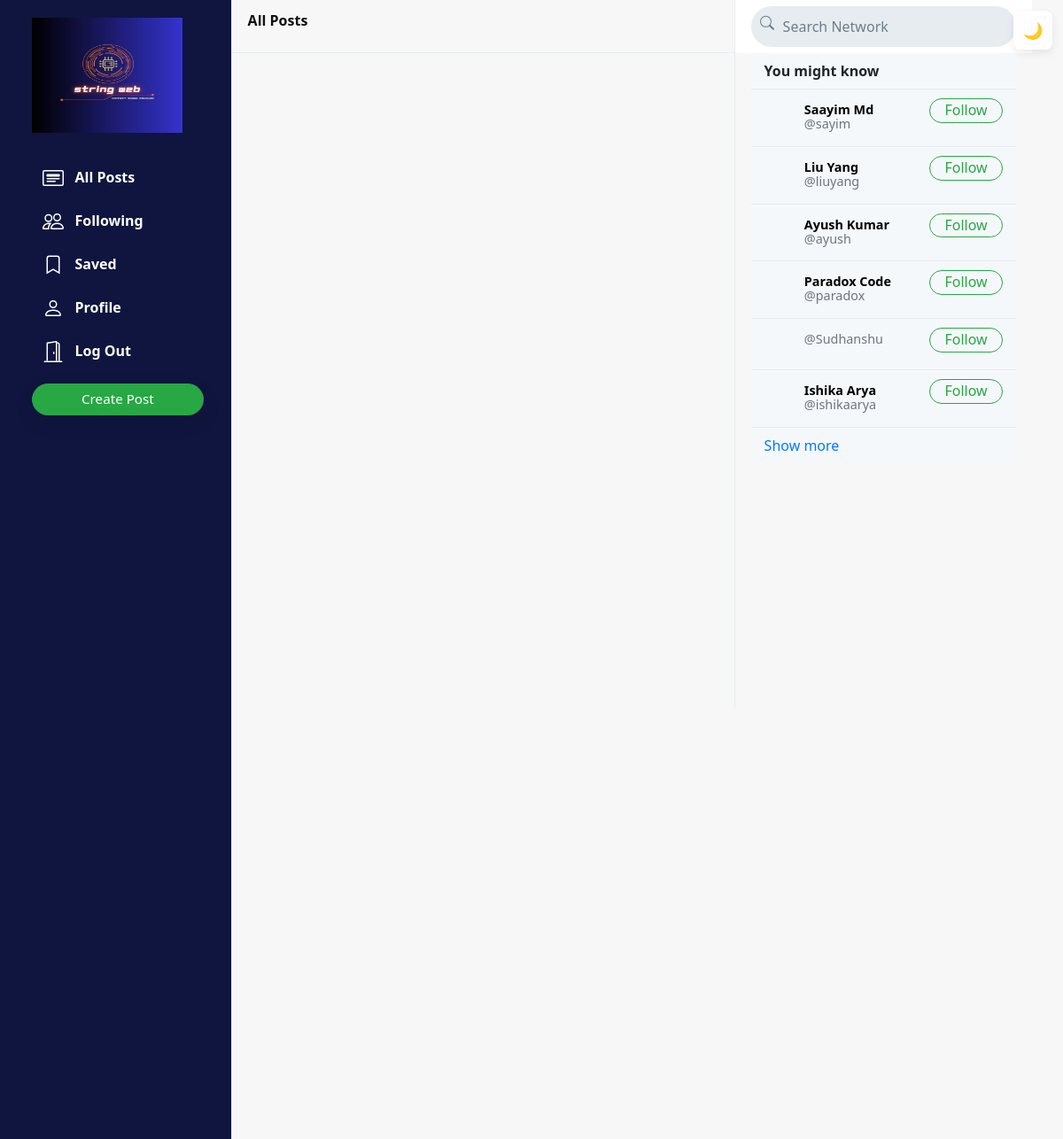
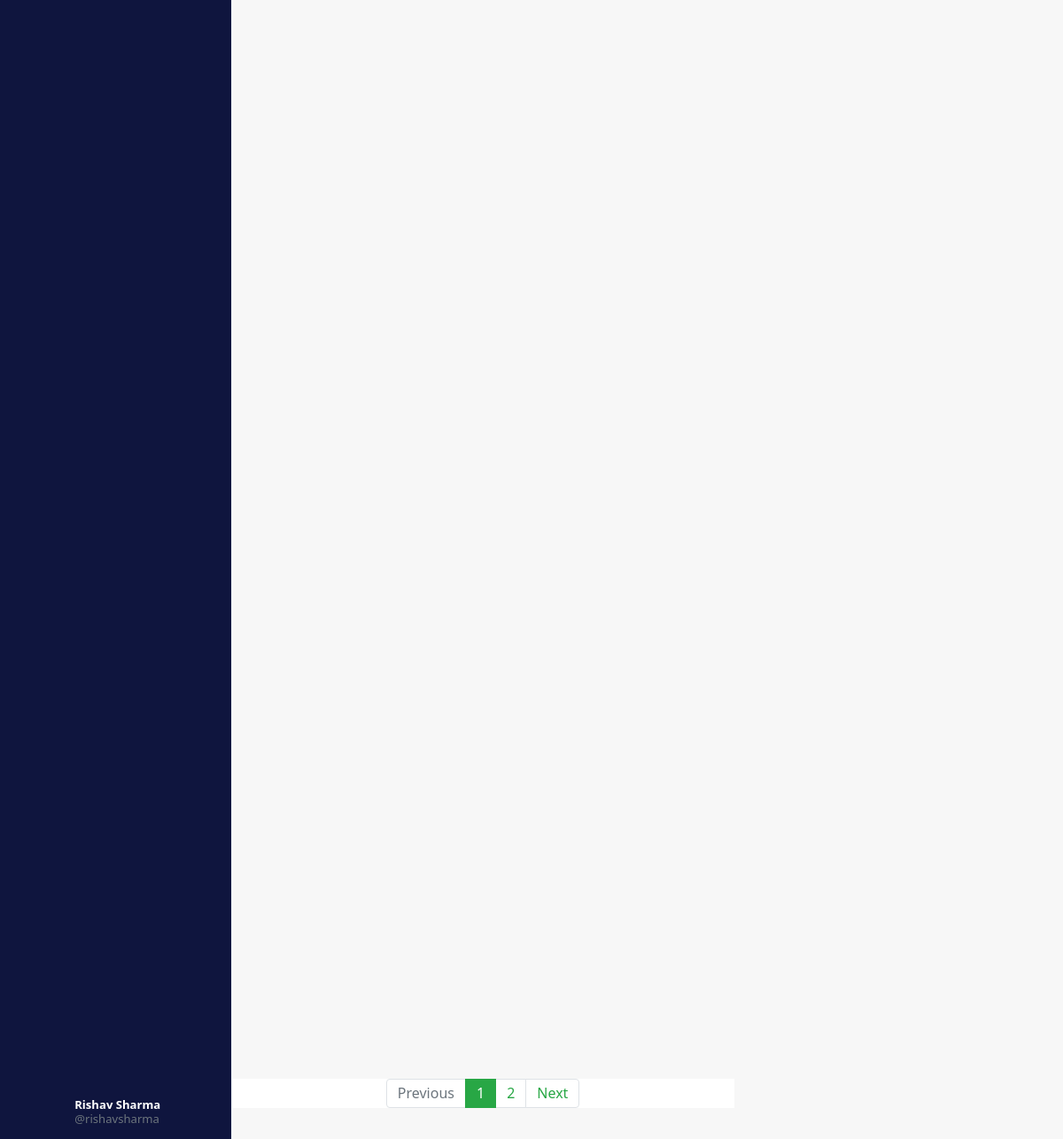
Screenshot of / (signed in) with the database file from the repository (2 pictures, top to bottom).
### network/models.py (models this page shows, shortened)
class User(AbstractUser):
    profile_pic = models.ImageField(upload_to='profile_pic/')
    bio = models.TextField(max_length=160, blank=True, null=True)
    cover = models.ImageField(upload_to='covers/', blank=True)

### network/views.py (the view)
# urls.py: path("", views.index, name="index"),
def index(request):
    all_posts = Post.objects.all().order_by('-date_created')
    paginator = Paginator(all_posts, 10)
    page_number = request.GET.get('page')
    if page_number == None:
        page_number = 1
    posts = paginator.get_page(page_number)
    followings = []
    suggestions = []
    if request.user.is_authenticated:
        followings = Follower.objects.filter(followers=request.user).values_list('user', flat=True)
        suggestions = User.objects.exclude(pk__in=followings).exclude(username=request.user.username).order_by("?")[:6]
    return render(request, "network/index.html", {
        "posts": posts,
        "suggestions": suggestions,
        "page": "all_posts",
        'profile': False
    })

### network/templates/network/index.html (shortened to what this page needs)
{% extends "network/layout.html" %}
{% load static %}
{% block body %}
    <div class="main-div">
        <div class="left-div">
            <nav class="head heading" style="background-color: var(--bg);">
                {% if page == 'all_posts' %}
                    All Posts
                {% elif page == 'following' %}
                    Following
                {% elif page == 'saved' %}
                    Saved
                {% elif page == 'profile' %}
                    Profile
                {% else %}
                    Explore
                {% endif %}
            </nav>
            <div class="left-div-content">
                <div class="posts-view">
                    <div class="main-div-content">
                        <nav aria-label="Page navigation example" class="pagination-bar">
                            <ul class="pagination justify-content-center">
                                {% if posts.has_previous %}
                                    <li class="page-item">
                                        <a class="page-link" href="?page={{ posts.previous_page_number | default:1}}" tabindex="-1" aria-disabled="true">Previous</a>
                                    </li>
                                {% else %}
                                    <li class="page-item disabled">
                                        <a class="page-link" href="" tabindex="-1" aria-disabled="true">Previous</a>
                                    </li>
                                {% endif %}
                                {% for each in posts.paginator.page_range %}
                                    {% if each == posts.number %}
                                        <li class="page-item active"><a class="page-link" href="?page={{each}}">{{each}}</a></li>
                                    {% else %}
                                        <li class="page-item"><a class="page-link" href="?page={{each}}">{{each}}</a></li>
                                    {% endif %}
                                {% endfor %}
                                {% if posts.has_next %}
                                    <li class="page-item">
                                        <a class="page-link" href="?page={{ posts.next_page_number }}">Next</a>
                                    </li>
                                {% else %}
                                    <li class="page-item disabled">
                                        <a class="page-link" href="">Next</a>
                                    </li>
                                {% endif %}
                            </ul>
                          </nav>
                    </div>
                </div>
            </div>
        </div>
    </div>
{% endblock %}

### network/templates/network/layout.html (shortened to what this page needs)
{% load static %}
<!DOCTYPE html>
<html lang="en">
    <head>
        <link rel="stylesheet" href="https://stackpath.bootstrapcdn.com/bootstrap/4.4.1/css/bootstrap.min.css">
        <link href="{% static 'network/styles.css' %}" rel="stylesheet">
    </head>
    <body>
        {% include "network/light-dark.html" %}
        <div class="body" data-page="{{page}}">
            <div class="sidenav" style="background-color: #0f153e;">
                <a href="{% url 'index' %}" class="navbar-brand">
                    <img src="{% static 'network/Images/logo2.jpg' %}" height="130px" width="170px">
                </a>
                <div style="height: 100%;">
                    <div>
                        <div>
                            <ul>
                                <li class="nav-item" id="all_posts">
                                <a href="{% url 'index' %}" class="nav-link" >
                                    <div>
                                        &nbsp;&nbsp;All Posts
                                    </div>
                                </a>
                                </li>
                                {% if user.is_authenticated %}
                                    <li class="nav-item" id="following">
                                        <a href="{% url 'following' %}" class="nav-link">
                                            <div>
                                                &nbsp;&nbsp;Following
                                            </div>
                                        </a>
                                    </li>
                                    <li class="nav-item" id="saved">
                                        <a href="{% url 'saved' %}" class="nav-link">
                                            <div>
                                                <svg width="1.5em" height="1.5em" viewBox="0 0 16 16" class="bi bi-bookmark" fill="currentColor" xmlns="http://www.w3.org/2000/svg">
                                                    <path fill-rule="evenodd" d="M8 12l5 3V3a2 2 0 0 0-2-2H5a2 2 0 0 0-2 2v12l5-3zm-4 1.234l4-2.4 4 2.4V3a1 1 0 0 0-1-1H5a1 1 0 0 0-1 1v10.234z"/>
                                                  </svg>
                                                &nbsp;&nbsp;Saved
                                            </div>
                                        </a>
                                    </li>
                                    <li class="nav-item" id="profile">
                                        <a href="{% url 'profile' user.username %}" class="nav-link">
                                            <div>
                                                &nbsp;&nbsp;Profile
                                            </div>
                                        </a>
                                    </li>
                                    <li class="nav-item" id="logout">
                                        <a href="{% url 'logout' %}" class="nav-link">
                                            <div>
                                                &nbsp;&nbsp;Log Out
                                            </div>
                                        </a>
                                    </li>
                                {% endif %}
                            </ul>
                        </div>
                        {% if user.is_authenticated %}
                            <button id="popup-btn" class="btn btn-success new-post-btn" onclick="createpost()">Create Post</button>
                        {% endif %}
                    </div>
                    <div style="position: absolute; bottom: 10px;">
                        {% if user.is_authenticated %}
                            <li class="nav-item sidenav-user">
                                <a href="{% url 'profile' user.username %}" class="nav-link">
                                    <div class="user_account">
                                        <div class="small-profilepic" style="float: left; background-image: url(/media/{{user.profile_pic}})"></div>
                                        <div style="height: 2.7vw; margin: auto;">
                                            <div style="margin-top: 4px;"><strong>{{user.first_name}} {{user.last_name}}</strong></div>
                                            <div class="grey" style="margin-top: 4px;">@{{ user.username }}</div>
                                        </div>
                                    </div>
                                </a>
                            </li>
                        {% endif %}
                    </div>
                </div>
            </div>
            {% block body %}
            {% endblock %}
            <div class="right-div">
                <nav class="head">
                    <form action="#">
                        <div class="search-div">
                            <div>
                            </div>
                            <input type="text" name="query" id="search-box" placeholder="Search Network">
                        </div>
                    </form>
                </nav>
                <div class='right-div-content'>
                    {% if user.is_authenticated %}
                        <div class="suggestion-box">
                            <div class="suggestion-header">
                                You might know
                            </div>
                            {% for suggestion in suggestions %}
                                <div class="suggestion-user">
                                    <div>
                                        <a href="{% url 'profile' suggestion.username %}">
                                            <div class="small-profilepic" style="background-image: url(/media/{{suggestion.profile_pic}})"></div>
                                        </a>
                                    </div>
                                    <div class="user-details">
                                        <a href="{% url 'profile' suggestion.username %}">
                                            <div id="user-name">
                                                <strong>
                                                    {{suggestion.first_name}} {{suggestion.last_name}}
                                                </strong>
                                            </div>
                                            <div class="grey">@{{suggestion.username}}</div>
                                        </a>
                                    </div>
                                    <div>
                                        <button class="btn btn-outline-success" type="button" onclick="follow_user(this,'{{suggestion.username}}','suggestion')">Follow</button>
                                    </div>
                                </div>
                            {% empty %}
                                    <div style="text-align: center; border-bottom: .5px solid #e6ecf0; padding: 10px 15px;">
                                        <span class="grey" style="font-size: .9em;">No suggestions available.</span>
                                    </div>
                            {% endfor %}
                            <div class="suggestion-footer">
                                <a href="#">Show more</a>
                            </div>
                        </div>
                    {% endif %}
                </div>
            </div>
        </div>
    </body>
</html>

### network/static/network/styles.css (style rules this page uses)
.body { display: flex; min-height: 100%; font-family: system-ui, sans-serif; background-color: var(--bg); }
:root { --bg: #f7f7f7; --text: #111111; --card-bg: #ffffff; --muted: #6c757d; --link: #007bff; --popup-bg: #ffffff; }
.card, .card-body, nav, .popup .small-popup, .popup .large-popup, .jumbotron { background-color: var(--card-bg); color: var(--text); }
a, .nav-link { color: var(--link); }
.text-muted, .grey { color: var(--muted) !important; }
.btn { border-radius: 20px; padding: 0.32rem 1rem 0.375rem 1rem; }
.btn, .btn:focus, .btn:active { box-shadow: none !important; -webkit-box-shadow: none !important; }
.grey { color: #657786; }
svg { vertical-align: text-top; }
.sidenav { height: 100%; width: 21.8%; position: fixed; top: 0; left: 0; padding: 15px; list-style: none; border-right: .5px solid #e6ecf0; z-index: 100; padding-left: 3%; background-color: var(--bg); }
.sidenav ul { list-style: none; padding-left: 0px; margin-top: 3vh; }
.sidenav li { margin-top: 7px; }
.sidenav .nav-link { color: var(--text); line-height: .7em; font-weight: 700; padding: 0px; }
.sidenav .nav-link > div { padding: 10px 20px 8px 12px; border-radius: 25px; line-height: 0.9em; width: max-content; color: white }
.new-post-btn { padding-left: 55px !important; padding-right: 55px !important; font-size: .95em; font-weight: 530; box-shadow: rgba(0, 0, 0, 0.08) 0px 8px 24px !important; }
.user_account { display: flex; font-size: .82rem; font-weight: normal; padding-top: 3px !important; padding-bottom: 3px !important; padding-left: 3px !important; }
.user_account .small-profilepic { transform: scale(.82); margin-left: auto; margin-top: auto; }
.active a { color: #28a745 !important; }
.main-div { position: relative; width: 47.25%; min-height: 100vh; left: 21.8%; color: var(--text); }
.left-div { background-color: var(--bg); position: relative; }
.head { height: 7.5vh; }
.heading { position: fixed; width: 47.255%; top: 0px; padding: 18px; border-bottom: .5px solid #e6ecf0; line-height: .7em; font-weight: 800; background-color: #fff; z-index: 1000; }
.left-div-content { margin-top: 7.5vh; }
.small-profilepic { width: 3.1vw; height: 3.1vw; border-radius: 9999px; overflow: hidden; margin-right: 8px; background-size: cover; background-repeat: no-repeat; background-position: center; box-sizing: content-box; }
.pagination-bar { margin-top: 35px; margin-bottom: 35px; }
.pagination-bar .page-link { line-height: .9em; }
.page-item.active .page-link { color: white !important; background-color: #28a745; border-color: #28a745; }
.page-link { color: #28a745; }
.right-div { width: 28%; height: 100vh; position: fixed; right: 2.95%; border-left: .5px solid #e6ecf0; background-color: var(--bg); }
.right-div .head { padding: .9vh 1.5vw; }
.right-div .search-div { margin-left: auto; margin-right: auto; display: flex; border-radius: 25px; background-color: #e6ecf0; padding-left: 10px; padding-right: 10px; vertical-align: middle; }
#search-box { height: 5.7vh; border: none; background: none; outline: none; width: 100%; margin-left: 8px; }
#search-box::placeholder { color: #6d7e8c; }
.right-div-content { height: 92.5vh; overflow: auto; padding-left: 1.5vw; padding-right: 1.5vw; }
.suggestion-box, .guest-box { border-radius: 15px; overflow: hidden; background-color: #f5f8fa; }
.suggestion-header { padding: 13px 15px; line-height: .9em; font-weight: 800; border-bottom: .5px solid #e6ecf0; }
.suggestion-user { display: flex; padding: 10px 15px; font-size: .9em; border-bottom: .5px solid #e6ecf0; }
.suggestion-user a { color: black; text-decoration: none; }
.user-details { flex: 1; line-height: 1.1em; padding: 5px 0px 7px 0px; }
.suggestion-user .btn { padding: 0em 1em .09em 1em; }
.suggestion-footer { padding: 13px 15px; line-height: .9em; }
.suggestion-footer a { text-decoration: none; }

### rows the page displays
User: first_name "Rishav", last_name "Sharma", username "rishavsharma"
User: first_name "Saayim", last_name "Md", username "sayim"
User: first_name "Liu", last_name "Yang", username "liuyang"
User: first_name "Ayush", last_name "Kumar", username "ayush"
User: first_name "Paradox", last_name "Code", username "paradox"
User: username "Sudhanshu"
User: first_name "Ishika", last_name "Arya", username "ishikaarya"

### other values shown
{{ each }} "1"
{{ each }} "2"
